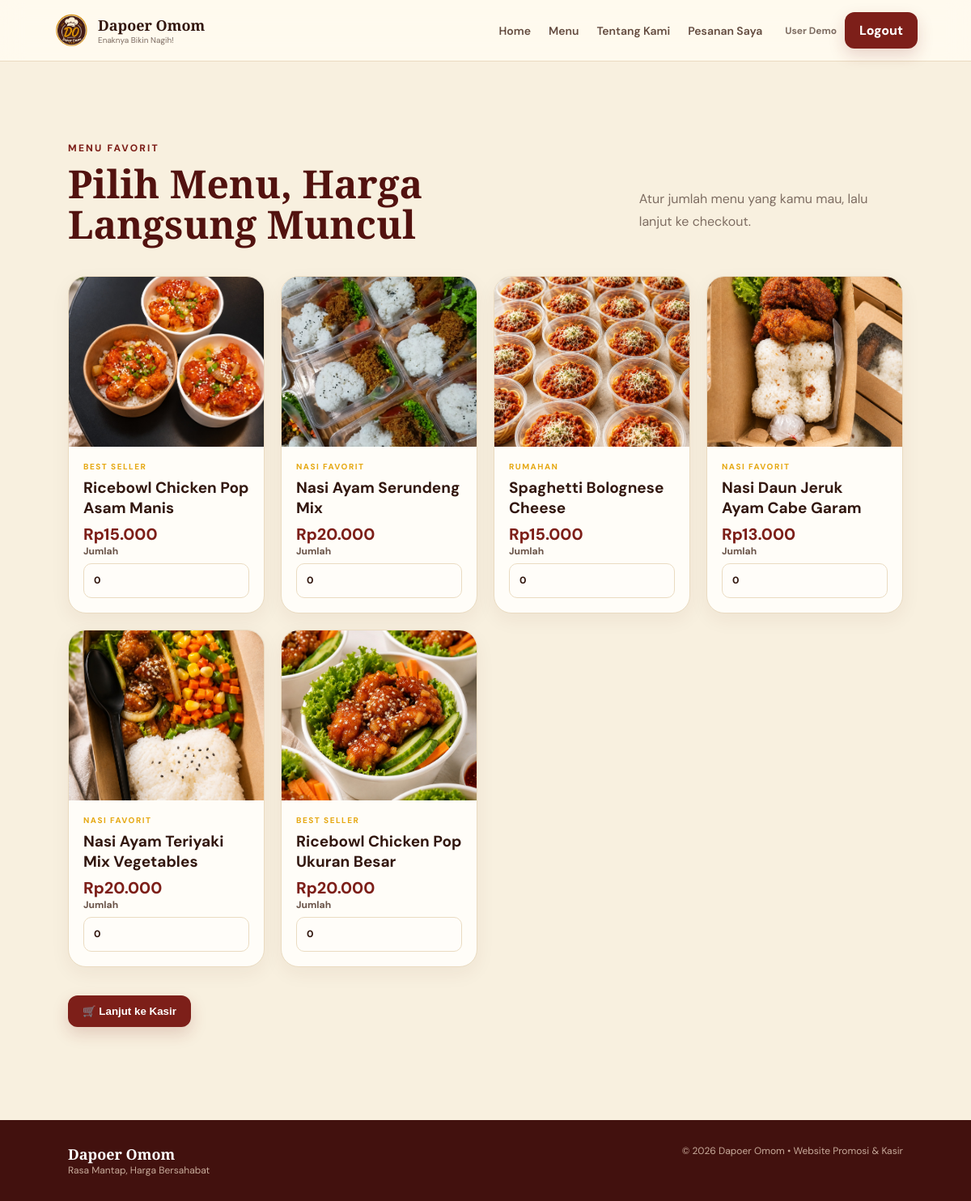
/menu.php (signed in), run on the app's committed database.
### tables this page shows
CREATE TABLE menu(
 id INT AUTO_INCREMENT PRIMARY KEY,nama VARCHAR(160) NOT NULL,harga INT NOT NULL,
 kategori VARCHAR(80) DEFAULT 'MENU FAVORIT',gambar VARCHAR(255) DEFAULT 'assets/poster.jpg',
 status TINYINT(1) DEFAULT 1,created_at TIMESTAMP DEFAULT CURRENT_TIMESTAMP
);

### config.php (called while the page is built, shortened)
<?php
function e($v){return htmlspecialchars($v ?? "",ENT_QUOTES,"UTF-8");}
function rupiah($n){return "Rp".number_format((int)$n,0,",",".");}
?>

### menu.php (the view)
<?php
require "auth.php"; require_login(); $page_title="Menu — Dapoer Omom";
$menus=$conn->query("SELECT * FROM menu WHERE status=1 ORDER BY id DESC");
require "header.php";
?>
<section class="section"><div class="section-heading"><div><span class="eyebrow">MENU FAVORIT</span><h2>Pilih Menu, Harga Langsung Muncul</h2></div><p>Atur jumlah menu yang kamu mau, lalu lanjut ke checkout.</p></div>
<form method="post" action="checkout.php"><div class="menu-grid">
<?php while($m=$menus->fetch_assoc()):
$gambarMenu = [
 "Ricebowl Chicken Pop Ukuran Besar" => "assets/chicken_pop.jpeg",
 "Nasi Ayam Teriyaki Mix Vegetables" => "assets/ayam_teriyaki.jpeg",
 "Nasi Daun Jeruk Ayam Cabe Garam" => "assets/daun_jeruk.jpeg",
 "Spaghetti Bolognese Cheese" => "assets/spaghetti.jpeg",
 "Nasi Ayam Serundeng Mix" => "assets/serundeng.jpeg",
 "Ricebowl Chicken Pop Asam Manis" => "assets/asam_manis.jpeg"
];
$foto = $gambarMenu[$m["nama"]] ?? $m["gambar"];
?><article class="menu-card"><div class="menu-photo"><img src="<?=e($foto)?>" alt="<?=e($m["nama"])?>"></div><div class="menu-info"><div class="menu-tag"><?=e($m["kategori"])?></div><h3><?=e($m["nama"])?></h3><div class="menu-price"><?=rupiah($m["harga"])?></div>
<label class="qty-label">Jumlah<input type="number" name="qty[<?=$m["id"]?>]" value="0" min="0"></label></div></article><?php endwhile; ?></div>
<button class="btn btn-primary" type="submit">🛒 Lanjut ke Kasir</button></form></section>
<?php require "footer.php"; ?>

### style.css (style rules this page uses)
:root { --cream:#f8f0df; --cream-2:#fffaf0; --maroon:#7d1f19; --maroon-dark:#52120f; --mustard:#e6a915; --brown:#32170f; --muted:#7e6d62; --line:#eadbc1; --white:#fffdf8; --shadow:0 18px 50px rgba(72,30,12,.10); }
* { box-sizing:border-box;scroll-behavior:smooth }
html { scroll-padding-top:88px }
body { margin:0;background:var(--cream);color:var(--brown);font-family:"DM Sans",sans-serif }
.nav-cta,.btn { border:0;cursor:pointer;font-weight:800;border-radius:12px;padding:12px 18px;display:inline-flex;justify-content:center;align-items:center;transition:.2s }
.nav-cta,.btn-primary { background:var(--maroon);color:white;box-shadow:0 8px 20px rgba(125,31,25,.18) }
.eyebrow { font-size:12px;letter-spacing:2.2px;font-weight:800;color:var(--maroon) }
.section { padding:95px 7% }
.section-heading { display:flex;justify-content:space-between;align-items:end;gap:30px;margin-bottom:38px }
.section-heading h2,.about-copy h2,.contact-section h2 { font-family:"Playfair Display",serif;font-size:clamp(34px,4vw,54px);line-height:1.05;margin:10px 0 0;color:var(--maroon-dark) }
.section-heading p { max-width:430px;color:var(--muted);line-height:1.7 }
.menu-grid { display:grid;grid-template-columns:repeat(4,1fr);gap:20px }
.menu-card { background:var(--white);border:1px solid var(--line);border-radius:22px;overflow:hidden;box-shadow:0 8px 24px rgba(80,35,10,.06);transition:.25s }
.menu-photo { height:210px;overflow:hidden;background:#eee }
.menu-photo img { width:100%;height:100%;object-fit:cover }
.menu-info { padding:18px }
.menu-tag { font-size:10px;letter-spacing:1.5px;font-weight:800;color:var(--mustard) }
.menu-info h3 { margin:7px 0;font-size:19px }
.menu-price { font-size:20px;font-weight:800;color:var(--maroon) }
label { display:block;font-size:12px;font-weight:800;color:#6b554a }
input,select { width:100%;margin-top:7px;border:1px solid var(--line);border-radius:10px;padding:12px;background:#fffdf9;color:var(--brown);font:inherit;outline:none }
html { scroll-behavior:smooth }
img { max-width:100%;height:auto }
button,a,input,select { touch-action:manipulation }
.qty-label input { min-height:43px }
.menu-grid + .btn { margin-top: 35px; margin-bottom: 20px; }
html, body { min-height: 100%; }
body { min-height: 100vh; display: flex; flex-direction: column; }

### data on the page
menu: shows a picture, kategori "BEST SELLER", nama "Ricebowl Chicken Pop Asam Manis", harga "Rp15.000"
menu: shows a picture, kategori "NASI FAVORIT", nama "Nasi Ayam Serundeng Mix", harga "Rp20.000"
menu: shows a picture, kategori "RUMAHAN", nama "Spaghetti Bolognese Cheese", harga "Rp15.000"
menu: shows a picture, kategori "NASI FAVORIT", nama "Nasi Daun Jeruk Ayam Cabe Garam", harga "Rp13.000"
menu: shows a picture, kategori "NASI FAVORIT", nama "Nasi Ayam Teriyaki Mix Vegetables", harga "Rp20.000"
menu: shows a picture, kategori "BEST SELLER", nama "Ricebowl Chicken Pop Ukuran Besar", harga "Rp20.000"

### other printed values
$_SESSION["user"]["nama"] "User Demo"
